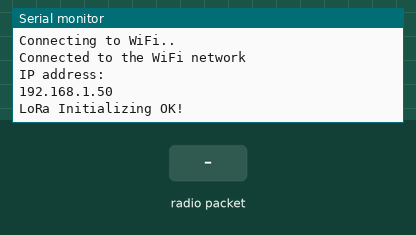
Simulated run of this sketch. Board: ESP32. On the bench: the last lines printed to the serial monitor. The inputs (shaded band) are chosen by the test bench. WiFi joins after 1.5 s; servers stay silent unless stated; no radio packets arrive unless stated.

Above: at 5.7 s.
5.8 s: radio packet "=" arrives
At 7.5 s:
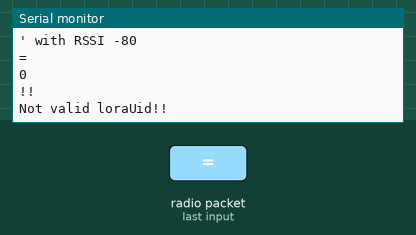
8.3 s: radio packet "1" arrives
At 8.6 s:
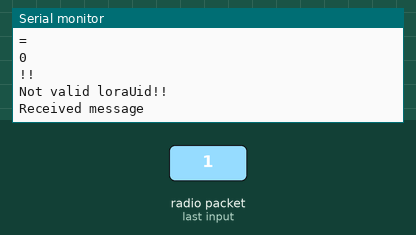
Timing chart, 0 to 11.3 s (numbered marks = the images above; inputs shaded):
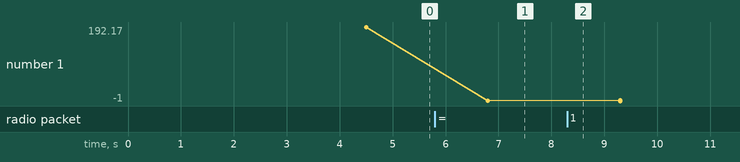

Measured:
- after the input at 5.8 s, the serial monitor: prints a new line at once (image 1)
- plotted number 1: 192.17 → 0 after the input at 5.8 s, 0 → -1 after the input at 8.3 s

The sketch:

esp-32s-wifi-lora-test01.ino
```cpp
#include <SPI.h>
#include <LoRa.h>
#include <WiFi.h>
#include <HTTPClient.h>

const int ss = 5;
const int rst = 32;
const int dio0 = 33;

const char* ssid = "<ssid>"; // Insert the wireless network SSID
const char* psswd = "<psswd"; // Insert the wireless network password

String host = "http://0.0.0.0/"; // insert target host, no need to add port (which is 80/tcp in this case)
String validLoRaUid[] ={"LT-A01","LT-B02"}; // define the known transmitter device uid's, this is a checklist.
void setup() {
  delay(1000);
  Serial.begin(115200);
  delay(1000);
  wifiConnect(); // prepare the wifi connection
  loraSetup();  // prepare the LoRa connection
}

void loop() {
  String loRaData;
  String loraUid;
  int arrayContainsUid=0;
  int sensorValue = 2;

  int packetSize = LoRa.parsePacket();  //Check if there is a new packet to be received
  if (packetSize) {
    Serial.println("Received message");
    while(LoRa.available()) { // While loop as long there is a message row to read.
      loRaData = LoRa.readString(); //Check if there is a new packet to be received
    }
    Serial.print("' with RSSI ");
    Serial.println(LoRa.packetRssi()); // print the signal strength ofthe received package
    Serial.println(loRaData); // print the message Serial out. The message is in format 'loraUID'='SensorValue', like 'Lora-01=0'.
    int splitIndex=loRaData.indexOf("="); // Get the index of the symbol '='
    Serial.println(splitIndex); // print the index of '='
    loraUid = loRaData.substring(0,splitIndex); //Parse the String portion from beginning (0) to the index ('=').\
                                                  This should be the transmitter uid.
    Serial.println(loraUid+"!!"); // Print the String portin (0-'=').

    for(int i=0;i<2;i++){
      if(validLoRaUid[i].equals(loraUid)){
        arrayContainsUid=1; // if the String equals a known transmitter uid, set value to 1 (true).
      }
    }
    if(arrayContainsUid==1){ // if an only if true, prepare to parse the sensor value.
    Serial.println("valid loraUid!!");
    String sValue = (String)loRaData.charAt(splitIndex+1); // parse the sensor value ( 0 or 1 / false or true).
    Serial.println(sValue);
    sensorValue = sValue.toInt(); // check and convert to int if possible.
      Serial.println(sensorValue);
      if(sensorValue==1||sensorValue==0){ //if Int value is 1 or 0, prepare to send http message.

        if(WiFi.status() != WL_CONNECTED){ // if there is no WiFi connection, attempt reconnect.
          wifiConnect();
        }

        HTTPClient http;
        Serial.println("Sending message!");
        http.begin(host+"?loraUid="+loraUid+"&sensorValue="+String(sensorValue)); // prepare the http message.
        http.GET(); // send the http message using GET
        http.end();
      }else{
        Serial.println("No valid Payload");  // If toInt convertion failed.
      }
   }else{
    Serial.println("Not valid loraUid!!"); // if no LoRa uid was found in the validLoRaUid array.
   }
  }
}

void loraSetup(){
  LoRa.setPins(ss, rst, dio0); // define the nss, reset and digital 0 pins

  while (!LoRa.begin(868E6)) { // Set the proper LoRa frequency before 'E6'. Europe is 868, USA is 915, Asia 433.
    Serial.println(".");
    delay(500);
  }

   LoRa.setSyncWord(0x34);//Define a syncword to be used, the range is 0-0xFF (public network [LoRaWAN] is 0x34). \
                           In a point to point connection, the receiver (defined to use the same syncword) will only accept packages send using\
                           this specific syncword.
  Serial.println("LoRa Initializing OK!");
}

void wifiConnect(){
  WiFi.begin(ssid, psswd); // use the credentials for wifi login.

  while (WiFi.status() != WL_CONNECTED) { //while loop is as long there is no connection made.
    delay(500);
    Serial.println("Connecting to WiFi..");
  }

  Serial.println("Connected to the WiFi network");
  delay(500);
  Serial.println("");
  delay(500);
  Serial.println("IP address: ");
  Serial.println(WiFi.localIP()); //print network ip address.
}
```
